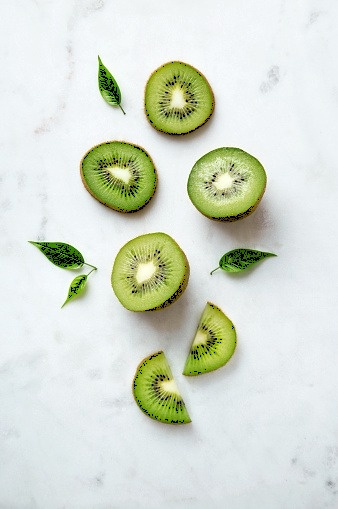
#> input picture images/result.jpeg, 338 x 509 px
$ python RGB_trackbar.py
#> lines starting #> are read from the running program, lines starting #| are printed output that depends on the picture
import cv2 as cv

def nothing(x):
    pass

# Load the image
image_path = "images/result.jpeg"
img = cv.imread(image_path)
#> img is the input picture: shape (509, 338, 3); mean B, G, R 209.2, 221.6, 214.8


# Create a window for trackbars
cv.namedWindow('Adjust Colors')

# Create trackbars for each color channel
cv.createTrackbar('B', 'Adjust Colors', 0, 255, nothing)
#> slider 'B' is set to 85
cv.createTrackbar('G', 'Adjust Colors', 0, 255, nothing)
#> slider 'G' is set to 85
cv.createTrackbar('R', 'Adjust Colors', 0, 255, nothing)
#> slider 'R' is set to 85

while True:
    # Get current trackbar positions
    b_value = cv.getTrackbarPos('B', 'Adjust Colors')
    g_value = cv.getTrackbarPos('G', 'Adjust Colors')
    r_value = cv.getTrackbarPos('R', 'Adjust Colors')

    # Apply the adjusted values to each color channel
    adjusted_img = img.copy()
    adjusted_img[:, :, 0] += b_value  # Blue channel
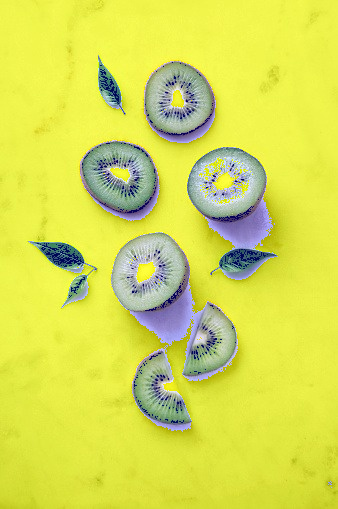
#> adjusted_img: shape (509, 338, 3); mean B, G, R 83.7, 221.6, 214.8
    adjusted_img[:, :, 1] += g_value  # Green channel
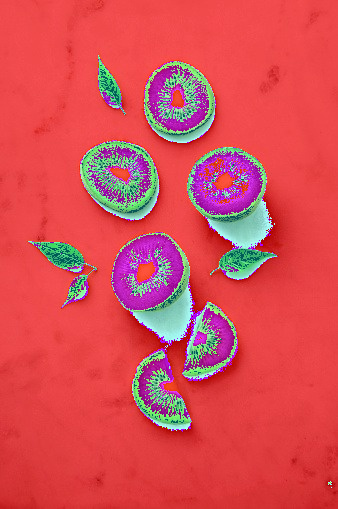
#> adjusted_img: shape (509, 338, 3); mean B, G, R 83.7, 76.5, 214.8
    adjusted_img[:, :, 2] += r_value  # Red channel
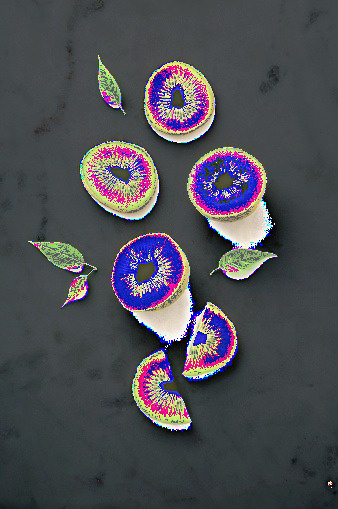
#> adjusted_img: shape (509, 338, 3); mean B, G, R 83.7, 76.5, 76.8

    # Display the adjusted image
    cv.imshow('Adjusted Image', adjusted_img)

    # Wait for key press
    key = cv.waitKey(1) & 0xFF
#> (key q is pressed here)
    if key == ord('q'):
        break

cv.destroyAllWindows()
